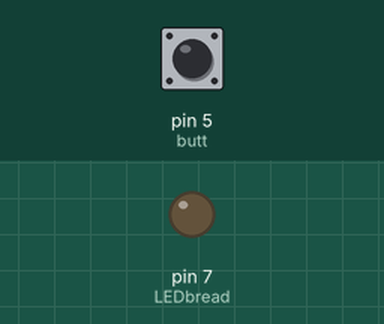
A sketch run on a simulated Arduino Uno, built with avr-gcc and run on an emulated ATmega328P. Parts: output pins drawn as LEDs (lit = HIGH). The inputs (shaded band) are chosen by the test bench; at power-on: pin 5 (butt) HIGH.

Above: at 1.2 s.
1.3 s: pin 5 (butt) pulled LOW for 0.15 s
At 1.8 s:
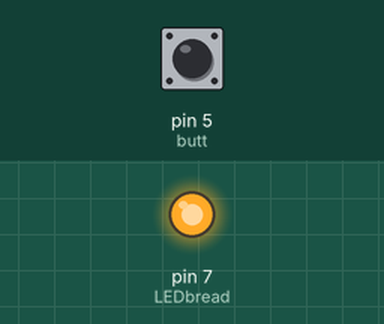
3.0 s: pin 5 (butt) pulled LOW for 1 s
At 4.4 s:
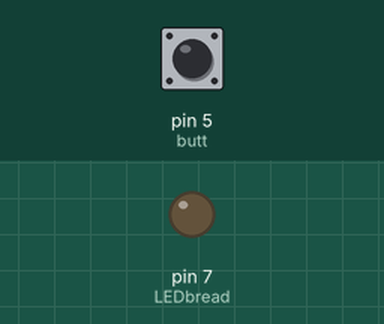
5.5 s: pin 5 (butt) pulled LOW for 3.2 s
At 9.1 s:
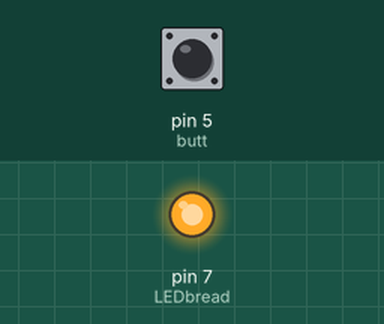
Timing chart, 0 to 10.6 s (numbered marks = the images above; inputs shaded):
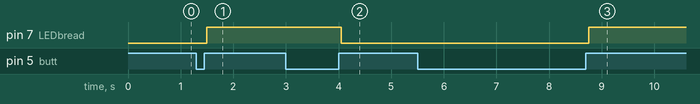

The sketch:

pushState.ino
```cpp
int LEDbread = 7;
int butt = 5;

void setup() {
  // put your setup code here, to run once:
  pinMode(LEDbread,OUTPUT);
  pinMode(butt,INPUT_PULLUP);
}

void loop() {
  static bool buttonPressed = false; // Keep track of the button state

  int buttonState = digitalRead(butt);

  if (buttonState == LOW && !buttonPressed) {
    delay(50); // Debounce the button by waiting for 50 milliseconds
    if (digitalRead(butt) == LOW) { // Check if the button is still pressed after debounce
      buttonPressed = true; // Set the button state to pressed
    }
  } else if (buttonState == HIGH && buttonPressed) {
    delay(50); // Debounce the button by waiting for 50 milliseconds
    if (digitalRead(butt) == HIGH) { // Check if the button is still released after debounce
      buttonPressed = false; // Set the button state to released
      digitalWrite(LEDbread, !digitalRead(LEDbread)); // Invert the current state of the LED
    }
  }
}
```

Measured:
- after the input at 1.3 s, pin 7 (LEDbread): LOW → HIGH after 0.20 s
- after the input at 3.0 s, pin 7 (LEDbread): HIGH → LOW after 1.1 s
- after the input at 5.5 s, pin 7 (LEDbread): LOW → HIGH after 3.3 s
